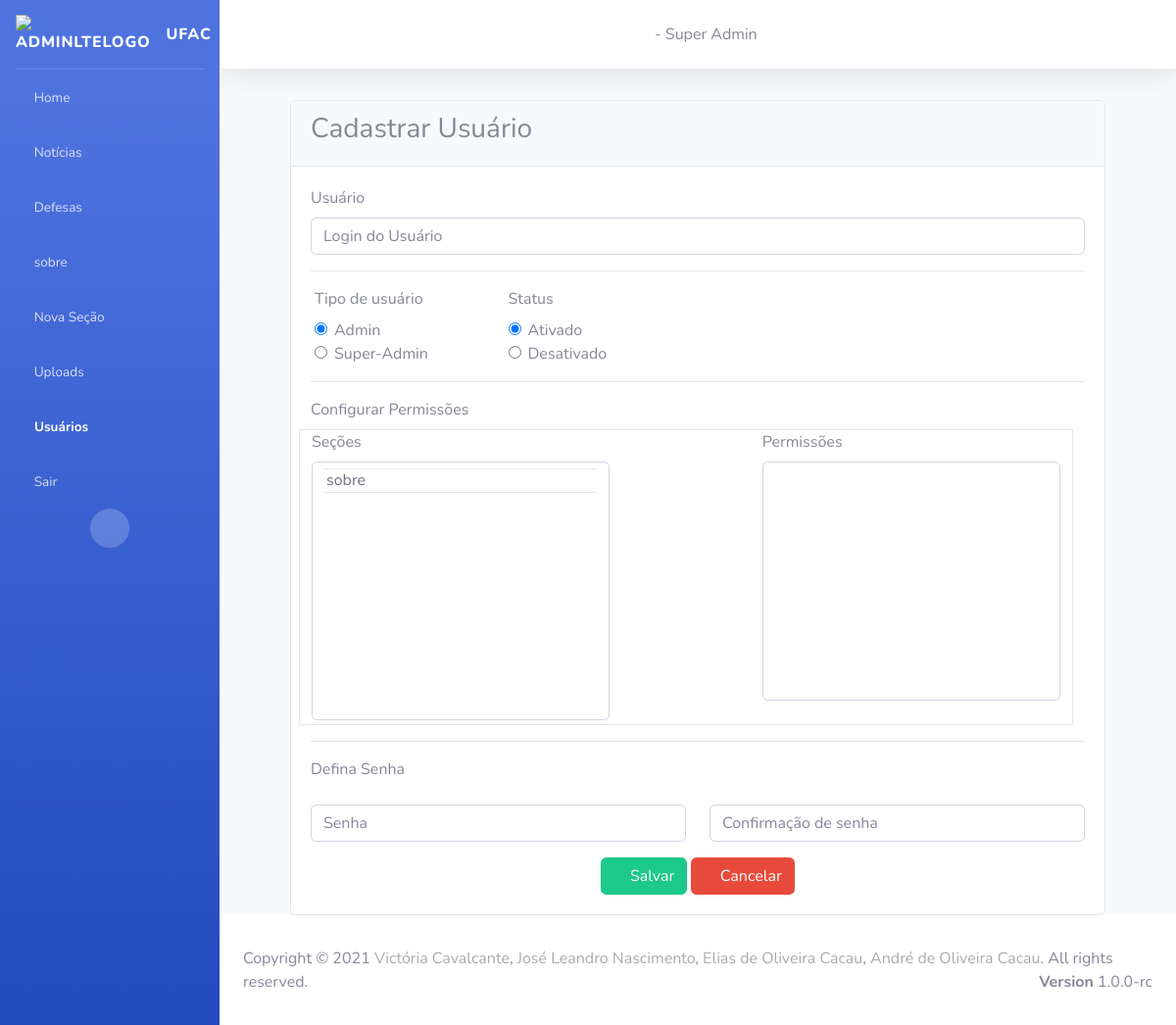
/cadastro_usuario/, run on an earlier commit of the app's database.
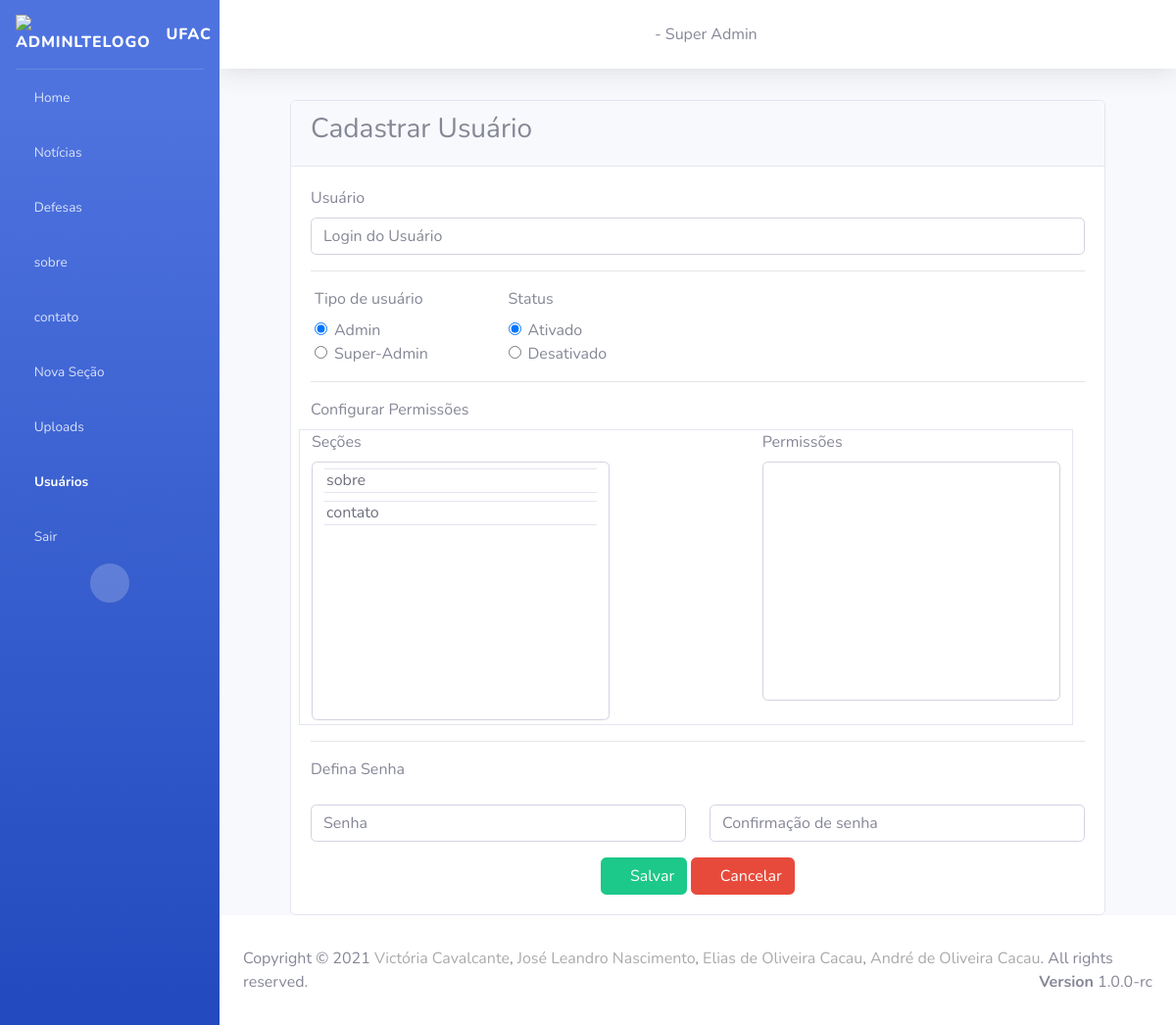
And on a later commit of the database.
### secao/models.py (models this page shows)
class Secao(models.Model):
    titulo = models.CharField(
        max_length= 200,
        null = False,
        blank = False
    )
    icon = models.CharField(
        max_length= 100,
        null = False,
        blank = False
    )
    usuario = models.OneToOneField(
        Usuario,
        on_delete=models.SET_NULL,
        null = True
    )
    ordem = models.IntegerField()
    ativada = models.BooleanField(
        default=True,
    )
    data_criacao = models.DateTimeField(auto_now=True)
    usuarios = models.ManyToManyField(Usuario,related_name="+")

### usuario/views.py (the view)
# urls.py: path("cadastro_usuario/", cadastro),
def cadastro(request):
    secoes = Secao.objects.all().order_by('ordem')
    subsecoes = Subsecao.objects.all().order_by('ordem')
    try:
        usuario_logado = Usuario.objects.get(id=request.session.get('id_usuario'))
    except :
        usuario_logado = None
    return render(request, "usuario/cadastro.html", {'secoes': secoes,'usuario_logado':usuario_logado,'subsecoes':subsecoes})

### usuario/templates/usuario/cadastro.html (shortened to what the changed rows need)
{% extends 'base.html' %} {% load static %}  {% block conteudo %}
<div class="content-wrapper">
    <section class="content">
        <div class="container">
            <div class="card">
                <div class="card-body">
                    <form action="/criar_usuario/" method="POST" class="form1">
                        <div class="row border pb-1 w-100">
                            <div class="col-5">
                                <label>Seções</label>
                                <select id="caixa-secoes" class="form-control w-100" size="10" multiple>
                                    {% for secao in secoes %}
                                        <option class="border mb-2 border-left-0 border-right-0" value="{{secao.id}}">{{secao.titulo}}</option>
                                    {% endfor %}
                                </select>
                            </div>
                        </div>
                    </form>
                </div>
            </div>
        </div>
    </section>
</div>
{% endblock %}

### home/templates/base.html (shortened to what the changed rows need)
{% load static %} {% load auxiliares %}
<!DOCTYPE html>
<html lang="pt-BR">
<head>
    <link href="{% static 'vendor/fontawesome-free/css/all.min.css' %}" rel="stylesheet" type="text/css">
    <link href="{% static 'css/sb-admin-2.min.css' %}" rel="stylesheet">
    <link rel="stylesheet" href="{% static 'css/style-admin.css' %}">
    <link rel="stylesheet" href="{% static 'css/style-home.css' %}">
    <link rel="stylesheet" href="{% static 'css/style-contrele-permicoes.css' %}">
</head>
<body id="page-top">
    <div id="wrapper">
        <ul class="navbar-nav bg-gradient-primary sidebar sidebar-dark accordion" id="accordionSidebar">
             {% for secao in secoes %}
            <li class="nav-item">
                <a class="nav-link collapsed" href="#" data-toggle="collapse" data-target="#collapse{{secao.id}}" aria-expanded="true" aria-controls="collapseTwo">
                    <i class="{{ secao.icon }}"></i>
                    <span>{{secao.titulo}}</span>
                </a>
            </li>
            {% endfor %}
        </ul>
        <div id="content-wrapper" class="d-flex flex-column">
            <div id="content">
                <div class="container-fluid">
                    <div class="container">
                         {% block conteudo %} {% endblock %}
                    </div>
                </div>
            </div>
        </div>
    </div>
</body>
</html>

What changed in the data, as far as the page shows it:
added Secao: titulo "contato", {{ secao.id }} 3 (drawn)
Also different on the page:
form field value: "sobre" → "sobre / contato"
